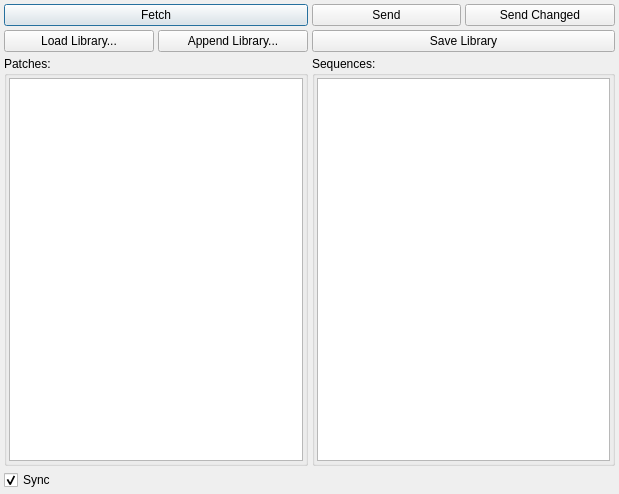
<?xml version="1.0" encoding="UTF-8"?>
<ui version="4.0">
 <class>LibraryDialog</class>
 <widget class="QDialog" name="LibraryDialog">
  <property name="geometry">
   <rect>
    <x>0</x>
    <y>0</y>
    <width>619</width>
    <height>494</height>
   </rect>
  </property>
  <property name="windowTitle">
   <string>Library</string>
  </property>
  <layout class="QGridLayout" name="gridLayout">
   <property name="leftMargin">
    <number>4</number>
   </property>
   <property name="topMargin">
    <number>4</number>
   </property>
   <property name="rightMargin">
    <number>4</number>
   </property>
   <property name="bottomMargin">
    <number>4</number>
   </property>
   <property name="spacing">
    <number>4</number>
   </property>
   <item row="0" column="0" colspan="2">
    <widget class="QPushButton" name="fetch">
     <property name="text">
      <string>Fetch</string>
     </property>
    </widget>
   </item>
   <item row="0" column="2">
    <widget class="QPushButton" name="send">
     <property name="text">
      <string>Send</string>
     </property>
    </widget>
   </item>
   <item row="0" column="3">
    <widget class="QPushButton" name="sendChanged">
     <property name="text">
      <string>Send Changed</string>
     </property>
    </widget>
   </item>
   <item row="1" column="0">
    <widget class="QPushButton" name="loadReplace">
     <property name="text">
      <string>Load Library...</string>
     </property>
    </widget>
   </item>
   <item row="1" column="1">
    <widget class="QPushButton" name="loadAppend">
     <property name="text">
      <string>Append Library...</string>
     </property>
    </widget>
   </item>
   <item row="1" column="2" colspan="2">
    <widget class="QPushButton" name="save">
     <property name="text">
      <string>Save Library</string>
     </property>
    </widget>
   </item>
   <item row="2" column="0" colspan="2">
    <widget class="QGroupBox" name="gPatch">
     <property name="title">
      <string>Patches:</string>
     </property>
     <layout class="QVBoxLayout" name="gPatchL">
      <property name="spacing">
       <number>2</number>
      </property>
      <property name="leftMargin">
       <number>2</number>
      </property>
      <property name="topMargin">
       <number>2</number>
      </property>
      <property name="rightMargin">
       <number>2</number>
      </property>
      <property name="bottomMargin">
       <number>2</number>
      </property>
      <item>
       <widget class="QListWidget" name="patchList">
        <property name="contextMenuPolicy">
         <enum>Qt::CustomContextMenu</enum>
        </property>
        <property name="dragEnabled">
         <bool>true</bool>
        </property>
        <property name="dragDropMode">
         <enum>QAbstractItemView::InternalMove</enum>
        </property>
        <property name="defaultDropAction">
         <enum>Qt::CopyAction</enum>
        </property>
        <property name="selectionMode">
         <enum>QAbstractItemView::ContiguousSelection</enum>
        </property>
       </widget>
      </item>
     </layout>
    </widget>
   </item>
   <item row="2" column="2" colspan="2">
    <widget class="QGroupBox" name="gSeq">
     <property name="title">
      <string>Sequences:</string>
     </property>
     <layout class="QVBoxLayout" name="gSeqL">
      <property name="spacing">
       <number>2</number>
      </property>
      <property name="leftMargin">
       <number>2</number>
      </property>
      <property name="topMargin">
       <number>2</number>
      </property>
      <property name="rightMargin">
       <number>2</number>
      </property>
      <property name="bottomMargin">
       <number>2</number>
      </property>
      <item>
       <widget class="QListWidget" name="sequenceList">
        <property name="contextMenuPolicy">
         <enum>Qt::CustomContextMenu</enum>
        </property>
        <property name="dragEnabled">
         <bool>true</bool>
        </property>
        <property name="dragDropMode">
         <enum>QAbstractItemView::InternalMove</enum>
        </property>
        <property name="defaultDropAction">
         <enum>Qt::CopyAction</enum>
        </property>
        <property name="selectionMode">
         <enum>QAbstractItemView::ContiguousSelection</enum>
        </property>
       </widget>
      </item>
     </layout>
    </widget>
   </item>
   <item row="3" column="0">
    <widget class="QCheckBox" name="sync">
     <property name="text">
      <string>Sync</string>
     </property>
     <property name="checked">
      <bool>true</bool>
     </property>
    </widget>
   </item>
  </layout>
 </widget>
 <layoutdefault spacing="6" margin="11"/>
 <resources/>
 <connections/>
</ui>
